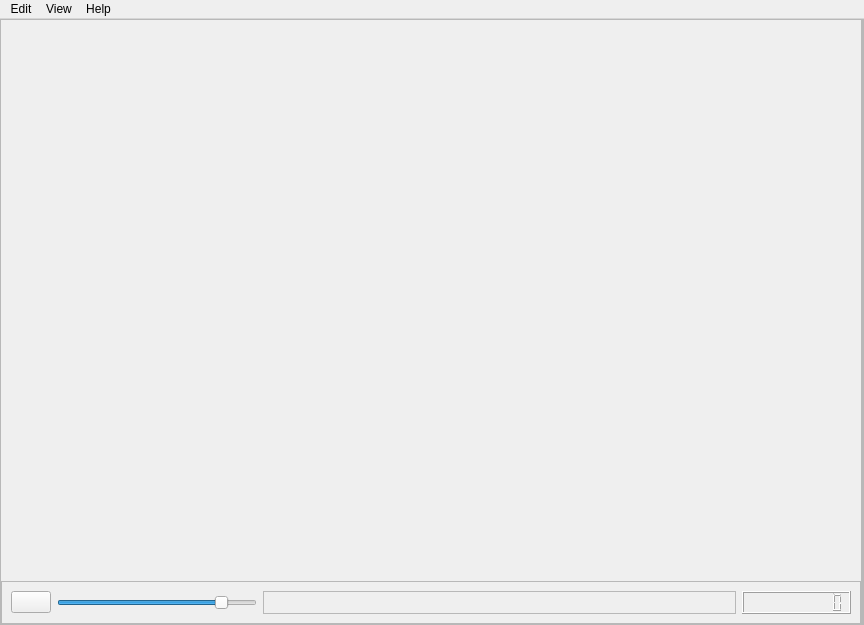
<?xml version="1.0" encoding="UTF-8"?>
<ui version="4.0">
 <class>MainWindow</class>
 <widget class="QMainWindow" name="MainWindow">
  <property name="geometry">
   <rect>
    <x>0</x>
    <y>0</y>
    <width>864</width>
    <height>625</height>
   </rect>
  </property>
  <property name="windowTitle">
   <string>MainWindow</string>
  </property>
  <widget class="QWidget" name="centralwidget">
   <layout class="QHBoxLayout" name="horizontalLayout">
    <property name="spacing">
     <number>0</number>
    </property>
    <property name="leftMargin">
     <number>0</number>
    </property>
    <property name="topMargin">
     <number>0</number>
    </property>
    <property name="rightMargin">
     <number>0</number>
    </property>
    <property name="bottomMargin">
     <number>0</number>
    </property>
    <item>
     <widget class="QFrame" name="frame">
      <property name="frameShape">
       <enum>QFrame::StyledPanel</enum>
      </property>
      <property name="frameShadow">
       <enum>QFrame::Raised</enum>
      </property>
      <property name="lineWidth">
       <number>0</number>
      </property>
      <layout class="QVBoxLayout" name="verticalLayout">
       <property name="spacing">
        <number>0</number>
       </property>
       <property name="leftMargin">
        <number>0</number>
       </property>
       <property name="topMargin">
        <number>0</number>
       </property>
       <property name="rightMargin">
        <number>0</number>
       </property>
       <property name="bottomMargin">
        <number>0</number>
       </property>
       <item>
        <widget class="QWidget" name="widget" native="true"/>
       </item>
       <item>
        <widget class="QFrame" name="frame_4">
         <property name="sizePolicy">
          <sizepolicy hsizetype="Preferred" vsizetype="Fixed">
           <horstretch>0</horstretch>
           <verstretch>0</verstretch>
          </sizepolicy>
         </property>
         <property name="styleSheet">
          <string notr="true"/>
         </property>
         <property name="frameShape">
          <enum>QFrame::StyledPanel</enum>
         </property>
         <property name="frameShadow">
          <enum>QFrame::Raised</enum>
         </property>
         <layout class="QHBoxLayout" name="horizontalLayout_3">
          <item>
           <widget class="QPushButton" name="pauseButton">
            <property name="sizePolicy">
             <sizepolicy hsizetype="Minimum" vsizetype="Fixed">
              <horstretch>0</horstretch>
              <verstretch>0</verstretch>
             </sizepolicy>
            </property>
            <property name="text">
             <string/>
            </property>
           </widget>
          </item>
          <item>
           <widget class="QSlider" name="velocitySlider">
            <property name="sizePolicy">
             <sizepolicy hsizetype="Minimum" vsizetype="Fixed">
              <horstretch>0</horstretch>
              <verstretch>0</verstretch>
             </sizepolicy>
            </property>
            <property name="minimumSize">
             <size>
              <width>200</width>
              <height>0</height>
             </size>
            </property>
            <property name="minimum">
             <number>1</number>
            </property>
            <property name="maximum">
             <number>99999</number>
            </property>
            <property name="value">
             <number>85000</number>
            </property>
            <property name="sliderPosition">
             <number>85000</number>
            </property>
            <property name="orientation">
             <enum>Qt::Horizontal</enum>
            </property>
           </widget>
          </item>
          <item>
           <widget class="QFrame" name="frame_3">
            <property name="sizePolicy">
             <sizepolicy hsizetype="Expanding" vsizetype="Preferred">
              <horstretch>0</horstretch>
              <verstretch>0</verstretch>
             </sizepolicy>
            </property>
            <property name="frameShape">
             <enum>QFrame::StyledPanel</enum>
            </property>
            <property name="frameShadow">
             <enum>QFrame::Raised</enum>
            </property>
           </widget>
          </item>
          <item>
           <widget class="QLCDNumber" name="runtimeLcd">
            <property name="digitCount">
             <number>10</number>
            </property>
           </widget>
          </item>
         </layout>
        </widget>
       </item>
      </layout>
     </widget>
    </item>
    <item>
     <widget class="QFrame" name="frame_2">
      <property name="enabled">
       <bool>true</bool>
      </property>
      <property name="sizePolicy">
       <sizepolicy hsizetype="Fixed" vsizetype="Preferred">
        <horstretch>0</horstretch>
        <verstretch>0</verstretch>
       </sizepolicy>
      </property>
      <property name="frameShape">
       <enum>QFrame::StyledPanel</enum>
      </property>
      <property name="frameShadow">
       <enum>QFrame::Raised</enum>
      </property>
      <layout class="QVBoxLayout" name="verticalLayout_2">
       <property name="spacing">
        <number>0</number>
       </property>
       <property name="leftMargin">
        <number>0</number>
       </property>
       <property name="topMargin">
        <number>0</number>
       </property>
       <property name="rightMargin">
        <number>0</number>
       </property>
       <property name="bottomMargin">
        <number>0</number>
       </property>
      </layout>
     </widget>
    </item>
   </layout>
  </widget>
  <widget class="QMenuBar" name="menubar">
   <property name="geometry">
    <rect>
     <x>0</x>
     <y>0</y>
     <width>864</width>
     <height>21</height>
    </rect>
   </property>
   <property name="styleSheet">
    <string notr="true"/>
   </property>
   <widget class="QMenu" name="menuFile">
    <property name="mouseTracking">
     <bool>true</bool>
    </property>
    <property name="layoutDirection">
     <enum>Qt::LeftToRight</enum>
    </property>
    <property name="styleSheet">
     <string notr="true"/>
    </property>
    <property name="title">
     <string>Edit</string>
    </property>
    <addaction name="actionPlay"/>
    <addaction name="actionPause"/>
   </widget>
   <widget class="QMenu" name="menuView">
    <property name="title">
     <string>View</string>
    </property>
    <addaction name="actionShow_Diagramm_1"/>
    <addaction name="actionShow_diagram_2"/>
    <addaction name="actionShow_diagram_3"/>
   </widget>
   <widget class="QMenu" name="menuHelp">
    <property name="title">
     <string>Help</string>
    </property>
   </widget>
   <addaction name="menuFile"/>
   <addaction name="menuView"/>
   <addaction name="menuHelp"/>
  </widget>
  <action name="actionPlay">
   <property name="text">
    <string>Play</string>
   </property>
  </action>
  <action name="actionPause">
   <property name="text">
    <string>Pause</string>
   </property>
  </action>
  <action name="actionShow_Diagramm_1">
   <property name="text">
    <string>Show diagram 1</string>
   </property>
  </action>
  <action name="actionShow_diagram_2">
   <property name="text">
    <string>Show diagram 2</string>
   </property>
  </action>
  <action name="actionShow_diagram_3">
   <property name="text">
    <string>Show diagram 3</string>
   </property>
  </action>
 </widget>
 <resources/>
 <connections/>
</ui>
